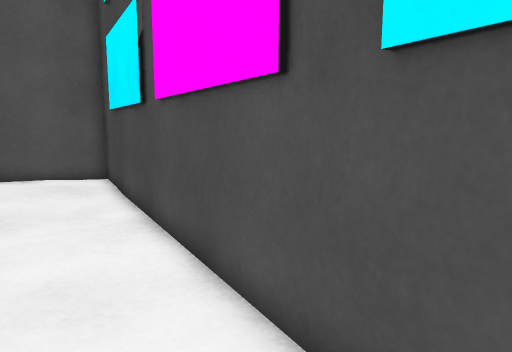
View 1 (above)

12 first-person views from a walk through a 3-D level made in the Unity game engine. The camera is 1.2 m above the floor, tilts 8° down and sees 70° across. The floor is counted in squares, 0.5 m on a side. Each view is taken from the middle of a square. On the plan, view 1 faces up. The plan holds only what a view shows up to about 20 squares ahead; the rest is blank. The place goes on beyond the plan.

View 2
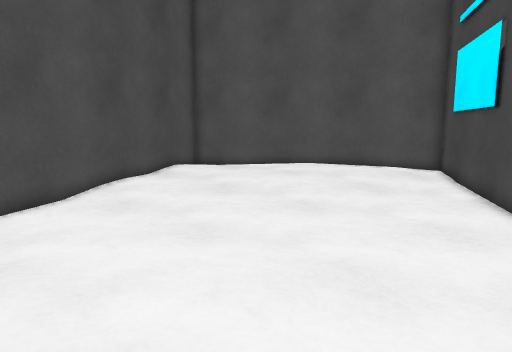

View 3
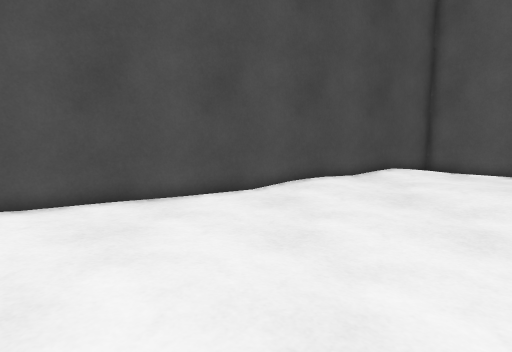

View 4
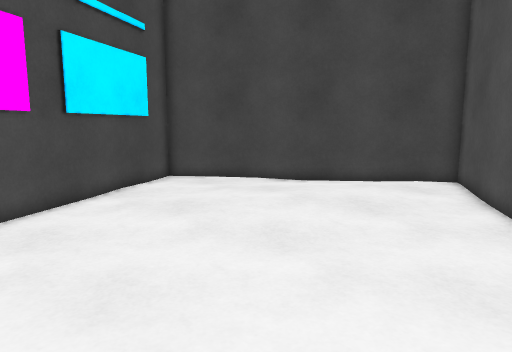

View 5
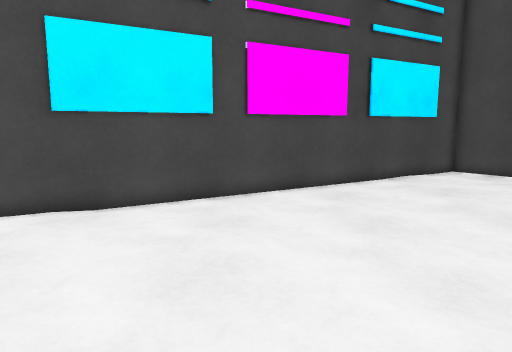

View 6
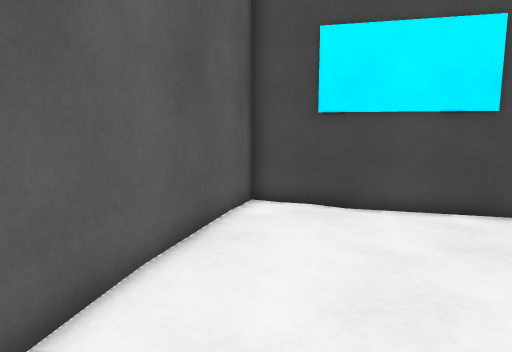

View 7
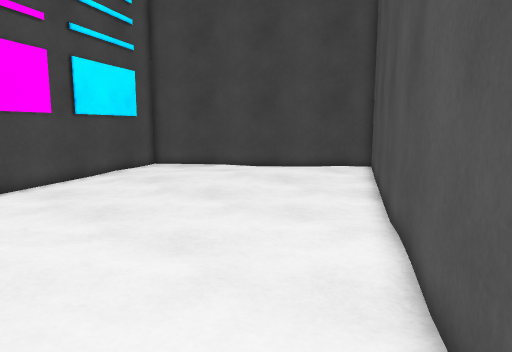

View 8
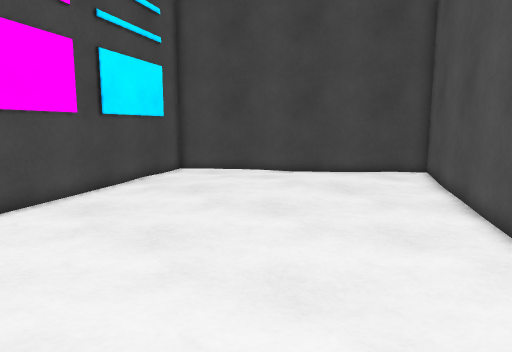

View 9
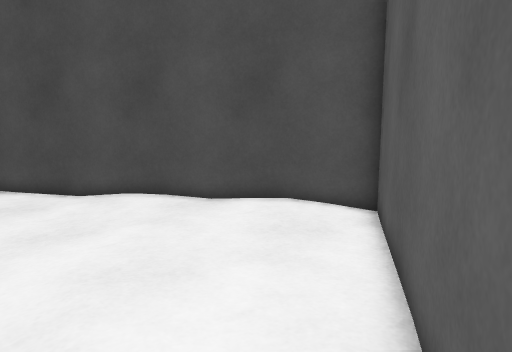

View 10
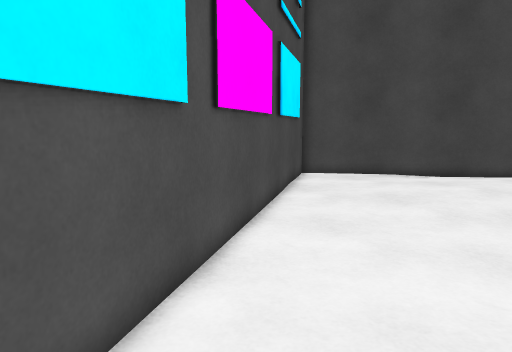

View 11
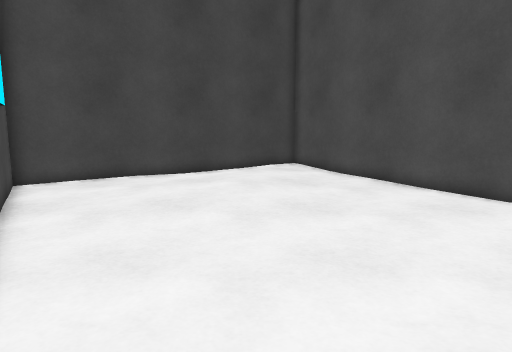

View 12
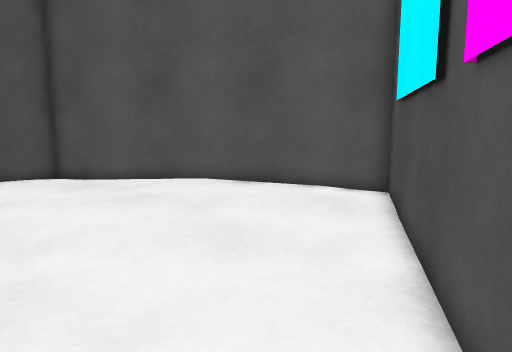

### Floor plan
Points are (right, up) in squares from view 1. A wall is a line through its corners. A room is listed if a view was taken in it or the views show most of it. See-through windows are left out.
Room 1 (views 1, 2, 3, 4, 5, 6, 7, 8, 9, 10, 11, 12)
walls: (-1.3, 7) (-2.9, 9.7); (-0.4, 5.3) (-1.1, 6.6); (-3.3, 10.3) (-4.1, 11.7); (1.6, 2) (0, 4.7); (2.6, 0.2) (2.3, 0.7); (-5.5, 14.1) (-6.4, 15.8) (-18.2, 9) (-7.2, -9.9) (4.5, -3.1) (2.9, -0.3)
ways out: opening at (-7, -9)
objects: other object (-5, 12) to (-4, 14); other object (-3, 10); other object (-1, 7); other object (0, 5); other object (2, 0) to (3, 2)

Where each view was taken, in squares from view 1:
view 1: 0 up, 0 right, facing up
view 2: 4 down, 0 right, facing up-left
view 3: 0 up, 1 right, facing left
view 4: 7 up, 12 left, facing down-right
view 5: 8 up, 16 left, facing right
view 6: 7 up, 15 left, facing up-right
view 7: 9 up, 17 left, facing down-right
view 8: 9 up, 14 left, facing down-right
view 9: 14 up, 8 left, facing down-left
view 10: 13 up, 8 left, facing down-right
view 11: 11 up, 5 left, facing down
view 12: 4 up, 1 left, facing up-left
